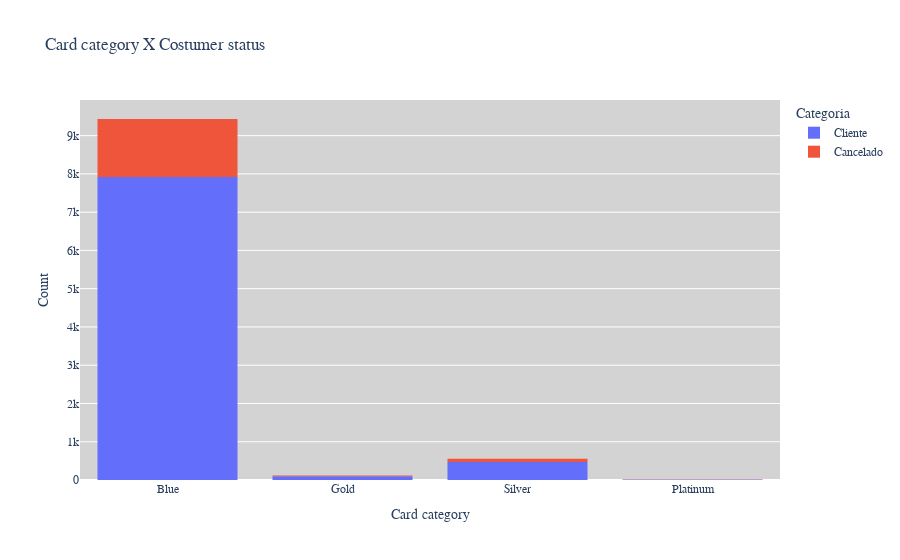

The notebook cell this image was saved under:
### Code cell
graphic = px.histogram(df, x="Categoria Cartão", color="Categoria", title="Card category X Costumer status")
graphic.update_layout(
    xaxis_title='Card category', # Nome para o eixo x
    yaxis_title='Count', # Nome para o eixo y
    font=dict(family='Arial', size=12), #Fonte arial 12 para todo o gráfico
    plot_bgcolor='lightgray' # cor de fundo
)
graphic.show()

### Figure 1 — Plotly figure (JSON) as saved in the notebook; plotly's stock layout.template omitted (floating-point values rounded to 4 significant figures; data arrays with more than 128 entries replaced by an {"elided": "..."} marker saying what was removed)
{"data": [{"alignmentgroup": "True", "bingroup": "x", "hovertemplate": "Categoria=Cliente<br>Categoria Cartão=%{x}<br>count=%{y}<extra></extra>", "legendgroup": "Cliente", "marker": {"color": "#636efa", "pattern": {"shape": ""}}, "name": "Cliente", "offsetgroup": "Cliente", "orientation": "v", "showlegend": true, "type": "histogram", "x": {"elided": "8499 str values"}, "xaxis": "x", "yaxis": "y"}, {"alignmentgroup": "True", "bingroup": "x", "hovertemplate": "Categoria=Cancelado<br>Categoria Cartão=%{x}<br>count=%{y}<extra></extra>", "legendgroup": "Cancelado", "marker": {"color": "#EF553B", "pattern": {"shape": ""}}, "name": "Cancelado", "offsetgroup": "Cancelado", "orientation": "v", "showlegend": true, "type": "histogram", "x": {"elided": "1627 str values"}, "xaxis": "x", "yaxis": "y"}], "layout": {"autosize": true, "barmode": "relative", "font": {"family": "Arial", "size": 12}, "legend": {"title": {"text": "Categoria"}, "tracegroupgap": 0}, "plot_bgcolor": "lightgray", "title": {"text": "Card category X Costumer status"}, "xaxis": {"anchor": "y", "autorange": true, "domain": [0, 1], "range": [-0.5, 3.5], "title": {"text": "Card category"}, "type": "category"}, "yaxis": {"anchor": "x", "autorange": true, "domain": [0, 1], "range": [0, 9932.0], "title": {"text": "Count"}}}}
